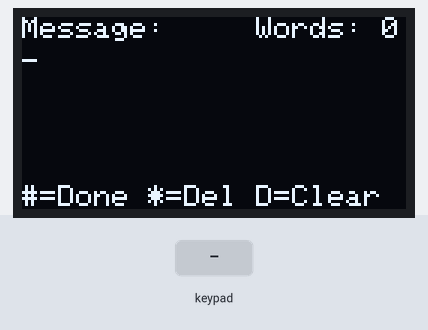
This sketch was run on a simulated ESP32. On the bench: 128×64 one-colour display. The test bench sets the inputs (shaded band).

Above: at 1.2 s.
1.3 s: keypad keys 1 3 1 2 1 4 2 7 pressed 0.4 s apart
At 5.4 s:
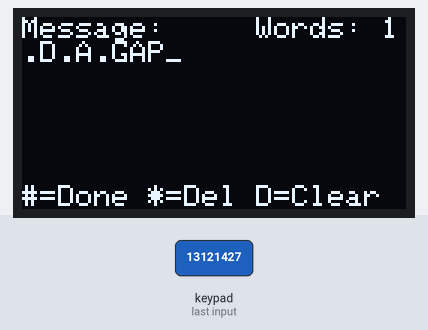
6.0 s: key '1' pressed
At 6.6 s:
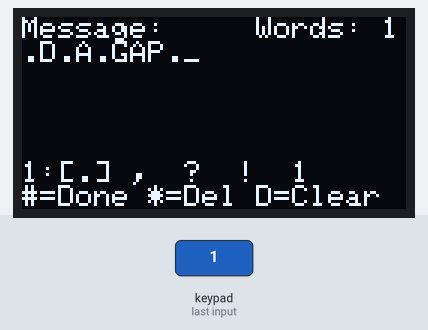
8.3 s: keypad keys 2 6 2 5 3 3 3 2 pressed 0.4 s apart
At 12.7 s:
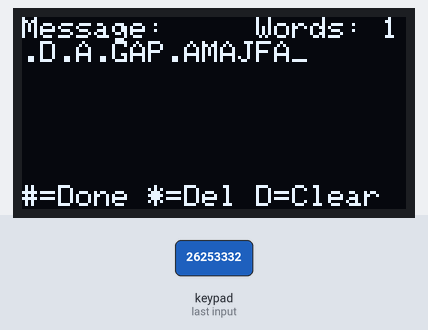
13.0 s: keypad keys 2 6 2 5 3 3 3 2 # pressed 0.4 s apart
At 17.2 s:
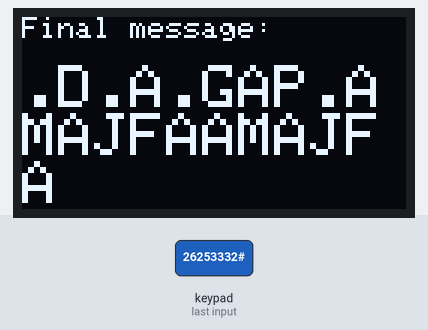
18.1 s: key '3' pressed
At 19.6 s:
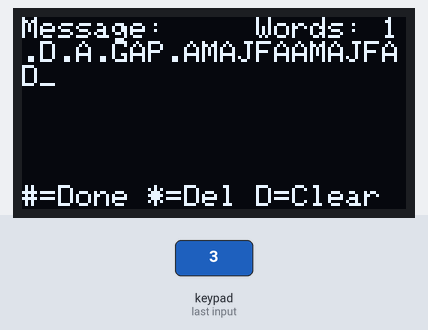
20.4 s: keypad keys 2 6 2 5 3 3 3 2 * pressed 0.4 s apart
At 24.1 s:
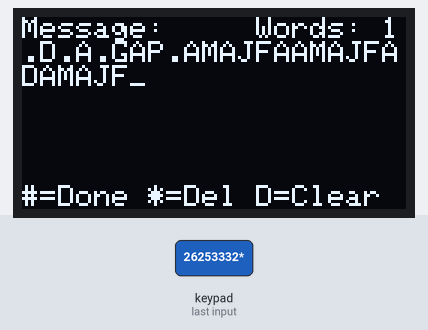
Timing chart, 0 to 25.6 s (numbered marks = the images above; inputs shaded):
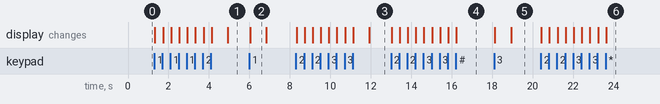

The sketch:

C2_Word_Counter.ino
```cpp
#include <Wire.h>
#include <Adafruit_GFX.h>
#include <Adafruit_SSD1306.h>
#include <Keypad.h>
#include "MultiTap.h"        // our own keyboard file (in the second tab)

#define SCREEN_WIDTH 128
#define SCREEN_HEIGHT 64
Adafruit_SSD1306 display(SCREEN_WIDTH, SCREEN_HEIGHT, &Wire, -1);

const byte ROWS = 4;
const byte COLS = 4;
char keys[ROWS][COLS] = {
  {'1','2','3','A'},
  {'4','5','6','B'},
  {'7','8','9','C'},
  {'*','0','#','D'}
};
byte rowPins[ROWS] = {13, 12, 14, 27};
byte colPins[COLS] = {26, 25, 33, 32};
Keypad keypad = Keypad(makeKeymap(keys), rowPins, colPins, ROWS, COLS);

bool showingFinal = false;

void setup() {
  Serial.begin(115200);
  if (!display.begin(SSD1306_SWITCHCAPVCC, 0x3C)) {
    Serial.println("OLED not found");
    while (true);
  }
  display.setTextColor(SSD1306_WHITE);
  showScreen();
}

void loop() {
  char key = keypad.getKey();      // 0 if no key is pressed

  if (mtUpdate(key)) {             // the keyboard did something
    showingFinal = false;
    showScreen();
  }

  if (key == '#') {                // # = finished
    mtLockIn();
    showingFinal = true;
    showFinalMessage();
  }
  else if (key == 'D') {           // D = clear everything
    mtClear();
    showScreen();
  }
}

// CHALLENGE 2: a word starts where a letter comes after a space (or at the start)
int countWords(String text) {
  int words = 0;
  for (int i = 0; i < text.length(); i++) {
    bool isLetter = text[i] != ' ';
    bool afterSpace = (i == 0) || (text[i - 1] == ' ');
    if (isLetter && afterSpace) words++;
  }
  return words;
}

void showScreen() {
  display.clearDisplay();
  display.setTextSize(1);
  display.setCursor(0, 0);
  display.print("Message:     Words: ");
  display.println(countWords(mtPreview()));
  display.print(mtPreview());
  display.println("_");

  // Show the letters of the key being tapped, current one in [ ]
  display.setCursor(0, 48);
  if (mtActiveKey != 0) {
    String options = mtLetters[mtActiveKey - '0'];
    display.print(mtActiveKey);
    display.print(":");
    for (int i = 0; i < options.length(); i++) {
      if (i == mtTapCount) {
        display.print("[");
        display.print(options[i]);
        display.print("]");
      } else {
        display.print(" ");
        display.print(options[i]);
        display.print(" ");
      }
    }
  }
  display.setCursor(0, 56);
  display.print("#=Done *=Del D=Clear");
  display.display();
}

void showFinalMessage() {
  display.clearDisplay();
  display.setTextSize(1);
  display.setCursor(0, 0);
  display.println("Final message:");
  display.println("");
  display.setTextSize(2);
  display.println(mtText);
  display.setTextSize(1);
  display.print("Words: ");
  display.println(countWords(mtText));
  display.display();
}
```

MultiTap.h
```cpp
// ===================================================================
//  MultiTap.h  —  an old-phone keyboard you can reuse in any project
//  Keys 0-9 type letters (press quickly to cycle), * deletes.
//  In loop(), call:  if (mtUpdate(key)) { ...redraw the screen... }
// ===================================================================

// The letters on each key, in tap order. The digit itself comes last.
String mtLetters[10] = {
  " 0",       // key 0: space, 0
  ".,?!1",    // key 1: punctuation, 1
  "ABC2",     // key 2
  "DEF3",     // key 3
  "GHI4",     // key 4
  "JKL5",     // key 5
  "MNO6",     // key 6
  "PQRS7",    // key 7
  "TUV8",     // key 8
  "WXYZ9"     // key 9
};

String mtText = "";                    // the text typed so far
char mtActiveKey = 0;                  // key being tapped now (0 = none)
int mtTapCount = 0;                    // how many taps on that key
unsigned long mtLastKeyTime = 0;       // when it was last tapped
const unsigned long MT_TIMEOUT = 800;  // pause (ms) that locks a letter
unsigned int mtMaxLength = 90;         // the longest text allowed

// The letter shown right now for the active key
char mtCurrentLetter() {
  if (mtActiveKey == 0) return 0;
  return mtLetters[mtActiveKey - '0'][mtTapCount];
}

// Add the current letter to the text and get ready for the next one
void mtLockIn() {
  if (mtActiveKey == 0) return;
  if (mtText.length() < mtMaxLength) {
    mtText += mtCurrentLetter();
  }
  mtActiveKey = 0;
  mtTapCount = 0;
}

// Start again with empty text
void mtClear() {
  mtText = "";
  mtActiveKey = 0;
  mtTapCount = 0;
}

// The text plus the letter that is still being chosen
String mtPreview() {
  String s = mtText;
  if (mtActiveKey != 0) s += mtCurrentLetter();
  return s;
}

// Call this in EVERY loop, even when no key is pressed (key = 0).
// Returns true when something changed and the screen should be redrawn.
bool mtUpdate(char key) {
  bool changed = false;

  // 1. A pause long enough? Lock in the letter.
  if (mtActiveKey != 0 && millis() - mtLastKeyTime > MT_TIMEOUT) {
    mtLockIn();
    changed = true;
  }

  // 2. A digit key: cycle (same key) or start a new letter (new key)
  if (key >= '0' && key <= '9') {
    if (key == mtActiveKey) {
      mtTapCount++;
      if (mtTapCount >= mtLetters[key - '0'].length()) {
        mtTapCount = 0;                // after the last letter, start again
      }
    } else {
      mtLockIn();                      // a new key locks the old letter
      mtActiveKey = key;
      mtTapCount = 0;
    }
    mtLastKeyTime = millis();
    changed = true;
  }

  // 3. * = delete: cancel the letter being chosen, or the last letter
  else if (key == '*') {
    if (mtActiveKey != 0) {
      mtActiveKey = 0;
      mtTapCount = 0;
    } else if (mtText.length() > 0) {
      mtText.remove(mtText.length() - 1);
    }
    changed = true;
  }

  return changed;
}
```

Measured:
- after the input at 1.3 s, the display: first changes at once (image 1 shows a later state)
- after the input at 6.0 s, the display: changes at once (image 2)
- after the input at 8.3 s, the display: first changes at once (image 3 shows a later state)
- after the input at 13.0 s, the display: first changes at once (image 4 shows a later state)
- after the input at 18.1 s, the display: first changes at once (image 5 shows a later state)
- after the input at 20.4 s, the display: first changes at once (image 6 shows a later state)
- what the display in image 2 shows lasts 0.8 s, from 6.0 s to 6.8 s
